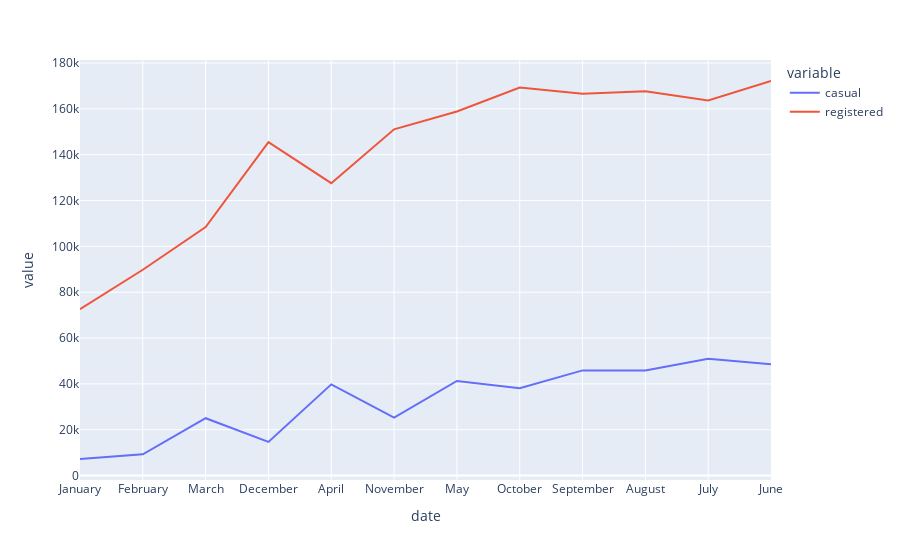

The code cell stored with this chart in its notebook:
### Markdown cell above
# variation of casual and registered bikes as per month

### Code cell
fig = px.line(monthcount, x='date', y=['casual', 'registered'])
fig.show()

### Figure 1 — Plotly figure (JSON) as saved in the notebook; plotly's stock layout.template omitted (floating-point values rounded to 4 significant figures)
{"data": [{"hovertemplate": "variable=casual<br>date=%{x}<br>value=%{y}<extra></extra>", "legendgroup": "casual", "line": {"color": "#636efa", "dash": "solid"}, "mode": "lines", "name": "casual", "orientation": "v", "showlegend": true, "type": "scatter", "x": ["January", "February", "March", "December", "April", "November", "May", "October", "September", "August", "July", "June"], "xaxis": "x", "y": [7252, 9297, 25056, 14700, 39813, 25353, 41285, 38087, 45901, 45870, 50947, 48574], "yaxis": "y"}, {"hovertemplate": "variable=registered<br>date=%{x}<br>value=%{y}<extra></extra>", "legendgroup": "registered", "line": {"color": "#EF553B", "dash": "solid"}, "mode": "lines", "name": "registered", "orientation": "v", "showlegend": true, "type": "scatter", "x": ["January", "February", "March", "December", "April", "November", "May", "October", "September", "August", "July", "June"], "xaxis": "x", "y": [72632, 89816, 108445, 145460, 127589, 151087, 158862, 169347, 166628, 167646, 163670, 172159], "yaxis": "y"}], "layout": {"legend": {"title": {"text": "variable"}, "tracegroupgap": 0}, "margin": {"t": 60}, "xaxis": {"anchor": "y", "domain": [0, 1], "title": {"text": "date"}}, "yaxis": {"anchor": "x", "domain": [0, 1], "title": {"text": "value"}}}}
